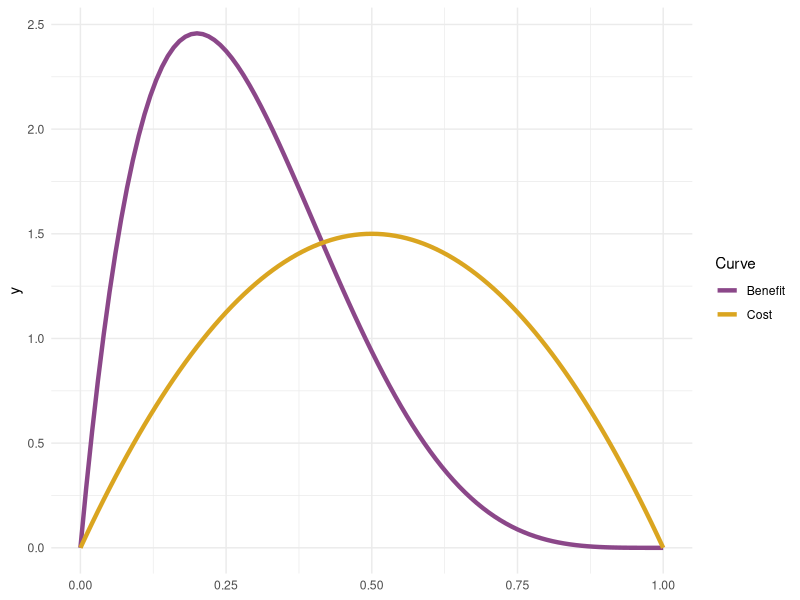
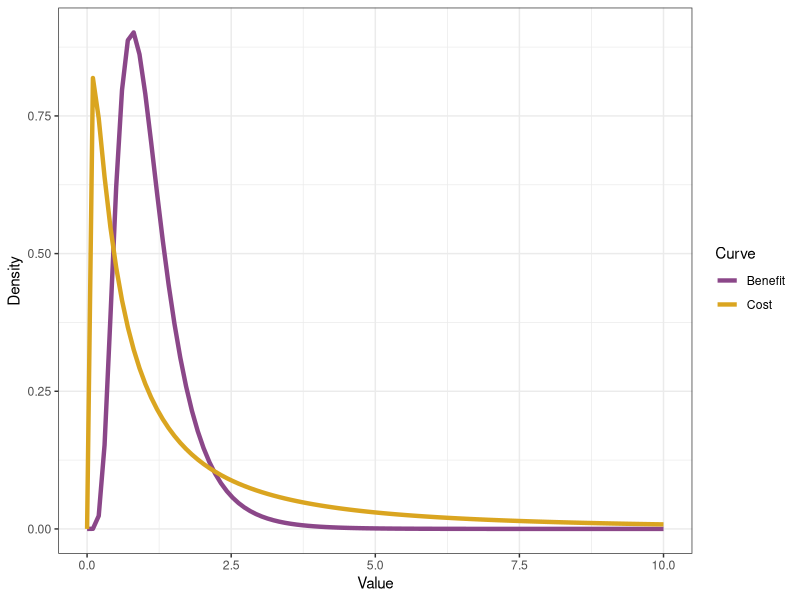
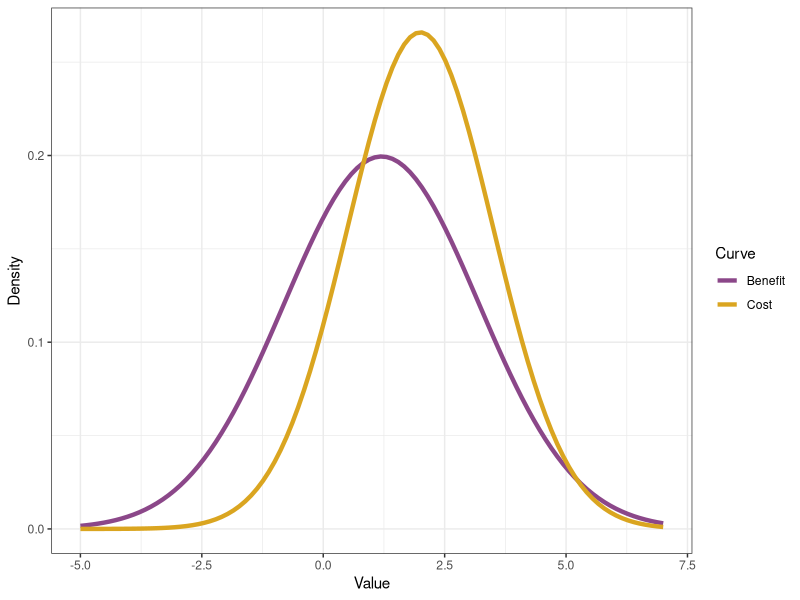
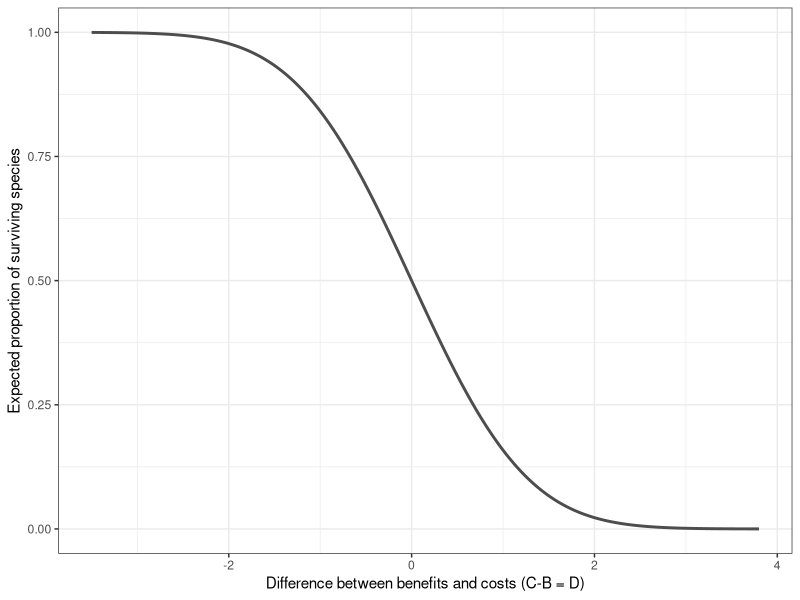

Here is the R script that generated these plots, in order:
## ---- chunk 1
knitr::opts_chunk$set(echo = TRUE)
library(ggplot2)
library(tidyverse)
## ---- chunk 2
  ggplot() +
  stat_function(fun = dbeta, args = list(shape1 = 2, shape2 = 5), aes(color = "Benefit"), lwd=1.5) +
  stat_function(fun = dbeta, args = list(shape1 = 2, shape2 = 2), aes(color = "Cost"), lwd=1.5) +
  scale_color_manual("Curve", values = c("Benefit" = "orchid4", "Cost" = "goldenrod")) +
  theme_minimal()
## ---- chunk 3
# Plotting the lognormal curve  
# Sequence of x values
x <- seq(0, 10, length.out = 100)
  
# Values for each curve
dbenefit <- dlnorm(x, mean = 0, sd = 0.5)
dcost <- dlnorm(x, mean = 0, sd = 1.5)

# Create a data frame
toplot<- data.frame(x = rep(x, 2),
                    y = c(dbenefit, dcost),
                    group = factor(rep(c("Benefit", "Cost"), each = length(x))))

# Plot the curves
ggplot(toplot, aes(x = x, y = y, color = group)) +
  geom_line(lwd =1.5) +
  scale_color_manual(values = c("Benefit" = "orchid4", "Cost" = "goldenrod")) +
  labs(x = "Value",
       y = "Density",
       color = "Curve") +
  theme_bw()  

## ---- chunk 4
# Define the means and standard deviations for costs and benefits
mean_benefit <- 1.2
sd_benefit <- 2
mean_cost <- 2
sd_cost <- 1.5

# Sequence of x values
x <- seq(-5, 7, length.out = 100)

# Values for each curve
dbenefit <- dnorm(x, mean = mean_benefit, sd = sd_benefit)
dcost <- dnorm(x, mean = mean_cost, sd = sd_cost)

# Create a data frame
toplot<- data.frame(x = rep(x, 2),
                  y = c(dbenefit, dcost),
                  group = factor(rep(c("Benefit", "Cost"), each = length(x))))

# Plot the curves
ggplot(toplot, aes(x = x, y = y, color = group)) +
  geom_line(lwd =1.5) +
  scale_color_manual(values = c("Benefit" = "orchid4", "Cost" = "goldenrod")) +
  labs(x = "Value",
       y = "Density",
       color = "Curve") +
  theme_bw()
## ---- chunk 5
# Creating the data with values for the difference and estimating prob of persistence
diff_probs <- tibble(diff_values = seq(-3.5,3.8, by = 0.01))
diff_probs <- diff_probs %>% mutate(probs = pnorm(0, mean=diff_values))

ggplot(diff_probs, aes(x = diff_values, y=probs)) +
  geom_line(lwd =1, color = "gray30") +
  labs(x = "Difference between benefits and costs (C-B = D)",
       y = "Expected proportion of surviving species",
       color = "Curve") +
  theme_bw()

